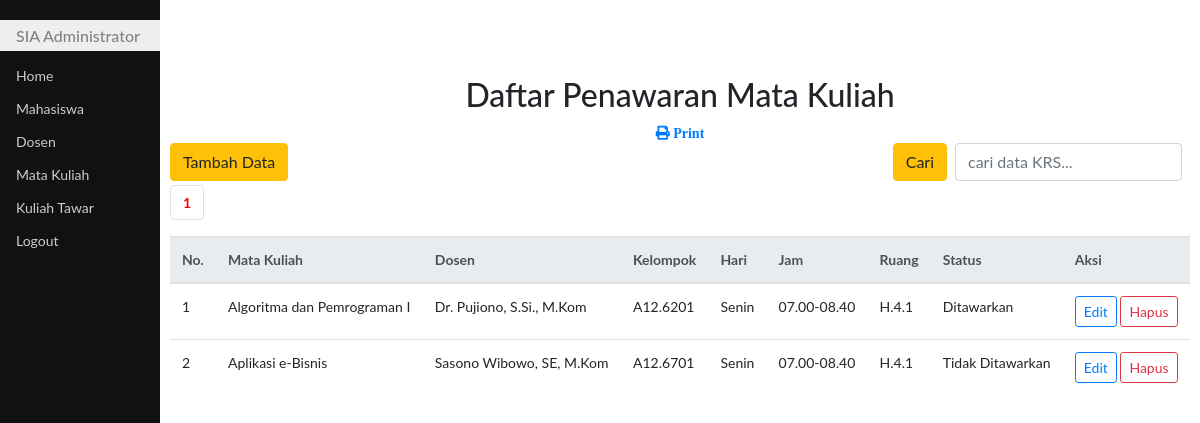
/updateTawar.php, run on the app's committed database.
### tables this page shows
CREATE TABLE `matkul` (
  `idmatkul` char(10) NOT NULL,
  `namamatkul` varchar(50) DEFAULT NULL,
  `sks` int(2) DEFAULT NULL,
  `jns` char(3) DEFAULT NULL,
  `smt` varchar(10) DEFAULT NULL
);

CREATE TABLE `dosen` (
  `npp` char(16) NOT NULL,
  `namadosen` varchar(50) DEFAULT NULL,
  `homebase` char(10) DEFAULT NULL
);

CREATE TABLE `kultawar` (
  `idkultawar` int(11) NOT NULL,
  `idmatkul` char(10) DEFAULT NULL,
  `npp` char(16) DEFAULT NULL,
  `klp` char(10) DEFAULT NULL,
  `hari` varchar(10) DEFAULT NULL,
  `jamkul` char(13) DEFAULT NULL,
  `ruang` char(6) DEFAULT NULL,
  `status` tinyint(1) NOT NULL
);

### updateTawar.php (the view, shortened to what this page needs)
<!DOCTYPE html>
<html>
<head>
	<link rel="stylesheet" type="text/css" href="bootstrap4/css/bootstrap.css">
	<link rel="stylesheet" type="text/css" href="css/styleku.css">
    <link rel="stylesheet" href="https://use.fontawesome.com/releases/v5.7.0/css/all.css">
</head>
<body>
<?php
require "fungsi.php";
$jmlDataPerHal = 3;
if (isset($_POST['cari'])){
	$cari=$_POST['cari'];
    $sql="select * from matkul as m, dosen as d, kultawar as k where
                         k.idmatkul=m.idmatkul and k.npp = d.npp
                         having
                         namamatkul like'%$cari%' or
                         namadosen like '%$cari%'
                         order by m.namamatkul asc, d.namadosen asc";
}else{
    $sql="select * from matkul as m, dosen as d, kultawar as k where
                         k.idmatkul=m.idmatkul and k.npp = d.npp
				         order by m.namamatkul asc, d.namadosen asc";
}
$qry = mysqli_query($koneksi,$sql) or die(mysqli_error($koneksi));
$jmlData = mysqli_num_rows($qry);
$jmlHal = ceil($jmlData / $jmlDataPerHal);
if (isset($_GET['hal'])){
	$halAktif=$_GET['hal'];
}else{
	$halAktif=1;
}
$awalData=($jmlDataPerHal * $halAktif)-$jmlDataPerHal;
$kosong=false;
if (isset($_POST['cari'])){
	$cari=$_POST['cari'];
	$sql=" select * from matkul as m, dosen as d, kultawar as k where
                           k.idmatkul=m.idmatkul and k.npp = d.npp
                           having
                           namamatkul like'%$cari%' or
                           namadosen like '%$cari%'
                           order by m.namamatkul asc, d.namadosen asc
                           limit $awalData,$jmlDataPerHal";
}else{
	$sql="select * from matkul as m, dosen as d, kultawar as k where
                          k.idmatkul=m.idmatkul and k.npp = d.npp
                          order by m.namamatkul asc, d.namadosen asc
                          limit $awalData,$jmlDataPerHal";
}
$hasil=mysqli_query($koneksi,$sql) or die(mysqli_error($koneksi));
?>
<div class="utama">
	<h2 class="text-center" style="margin-top: 2cm;">Daftar Penawaran Mata Kuliah </h2>
	<div class="text-center"><a href="prnTawarPdf.php"><span class="fas fa-print">&nbsp;Print</span></a></div>
	<span class="float-left">
		<a class="btn btn-warning" href="addTawar.php">Tambah Data</a>
	</span>
	<span class="float-right">
		<form action="" method="post" class="form-inline">
			<button class="btn btn-warning" type="submit">Cari</button>
			<input class="form-control mr-2 ml-2" type="text" name="cari" placeholder="cari data KRS..." autofocus autocomplete="off">
		</form>
	</span>
	<br><br>
	<ul class="pagination">
		<?php
		for($i=1;$i<=$jmlHal;$i++){
			if ($i==$halAktif){
				echo "<li class='page-item'><a class='page-link' href=?hal=$i style='font-weight:bold;color:red;'>$i</a></li>";
			}else{
				echo "<li class='page-item'><a class='page-link' href=?hal=$i>$i</a></li>";
			}
		}
		?>
	</ul>
	<table class="table table-hover">
	<thead class="thead-light">
      <tr>
		<th>No.</th>
		<th>Mata Kuliah</th>
		<th>Dosen</th>
		<th>Kelompok</th>
		<th>Hari</th>
		<th>Jam</th>
		<th>Ruang</th>
		<th>Status</th>
		<th>Aksi</th>
	  </tr>
	</thead>
	<tbody>
	<?php
	if ($kosong){
		?>
		<tr><th colspan="6">
			<div class="alert alert-info alert-dismissible fade show text-center">
			Data tidak ada
			</div>
		</th></tr>
		<?php
	}else{
		if($awalData==0){
			$no=$awalData+1;
		}else{
			$no=$awalData;
		}
		while($row=mysqli_fetch_assoc($hasil)){
			?>
			<tr>
				<td><?php echo $no?></td>
				<td><?php echo $row["namamatkul"]?></td>
				<td><?php echo $row["namadosen"]?></td>
				<td><?php echo $row["klp"]?></td>
				<td><?php echo $row["hari"]?></td>
				<td><?php echo $row["jamkul"]?></td>
				<td><?php echo $row["ruang"]?></td>
				<td>
				<?php
					if($row["status"]==1){
						echo $row["status"]="Ditawarkan";
					}else{
						echo $row["status"]="Tidak Ditawarkan";
					}
				?>
				</td>
				<td>
				<a class="btn btn-outline-primary btn-sm" href="editKulTawar.php?kode=<?php echo $row['idkultawar']?>">Edit</a>
				<a class="btn btn-outline-danger btn-sm" href="hpsKulTawar.php?kode=<?php echo $row["idkultawar"]?>"onclick="return confirm('Yakin dihapus nih?')">Hapus</a></td>
			</tr>
			<?php
			$no++;
		}
	}
	?>
	</tbody>
	</table>
</div>
</body>
</html>

### css/styleku.css (style rules this page uses)
body { font-family: "Lato", sans-serif; }
.menusamping { height: 100%; width: 160px; position: fixed; z-index: 1; top: 0; left: 0; background-color: #111; overflow-x: hidden; padding-top: 20px; }
.menusamping a { padding: 6px 8px 6px 16px; text-decoration: none; font-size: 14px; color: #ccc; display: block; }
.menusamping h1 { padding: 6px 8px 6px 16px; text-decoration: none; font-size: 16px; color: #818181; background-color:#eee; display: block; }
.utama { margin-left: 160px; font-size: 14px; padding: 0px 10px; }

### data on the page
matkul: namamatkul "Algoritma dan Pemrograman I", dosen.namadosen "Dr. Pujiono, S.Si., M.Kom", kultawar.klp "A12.6201", kultawar.hari "Senin", kultawar.jamkul "07.00-08.40", kultawar.ruang "H.4.1", status "Ditawarkan"
matkul: namamatkul "Aplikasi e-Bisnis", dosen.namadosen "Sasono Wibowo, SE, M.Kom", kultawar.klp "A12.6701", kultawar.hari "Senin", kultawar.jamkul "07.00-08.40", kultawar.ruang "H.4.1", status "Tidak Ditawarkan"
